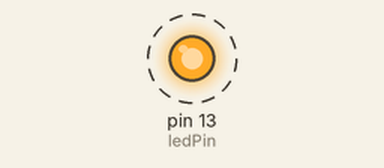
The sketch below on a simulated Arduino Uno, built with avr-gcc and run on an emulated ATmega328P. On the bench: output pins drawn as LEDs (lit = HIGH). Dashed ring = blinking. Not simulated (calls return 0 or success): arduino_secrets.h.

Above: at 0.5 s.
Timing chart, 0 to 4.6 s (numbered marks = the images above):
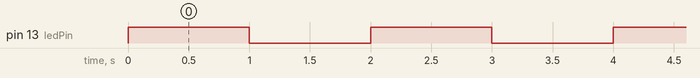

The sketch:

Led_Blink.ino
```cpp
#include "arduino_secrets.h"

// Basic LED Blink code

// Set LED_BUILTIN as the LED pin
const int ledPin = 13;

void setup() {
  // Initialize digital pin as an output
  pinMode(ledPin, OUTPUT);
}

void loop() {
  // Turn the LED on
  digitalWrite(ledPin, HIGH);
  delay(1000); // Wait for 1 second

  // Turn the LED off
  digitalWrite(ledPin, LOW);
  delay(1000); // Wait for 1 second
}
```

Measured:
- by itself, pin 13 (ledPin): alternates HIGH for 1.0 s and LOW for 1.0 s
